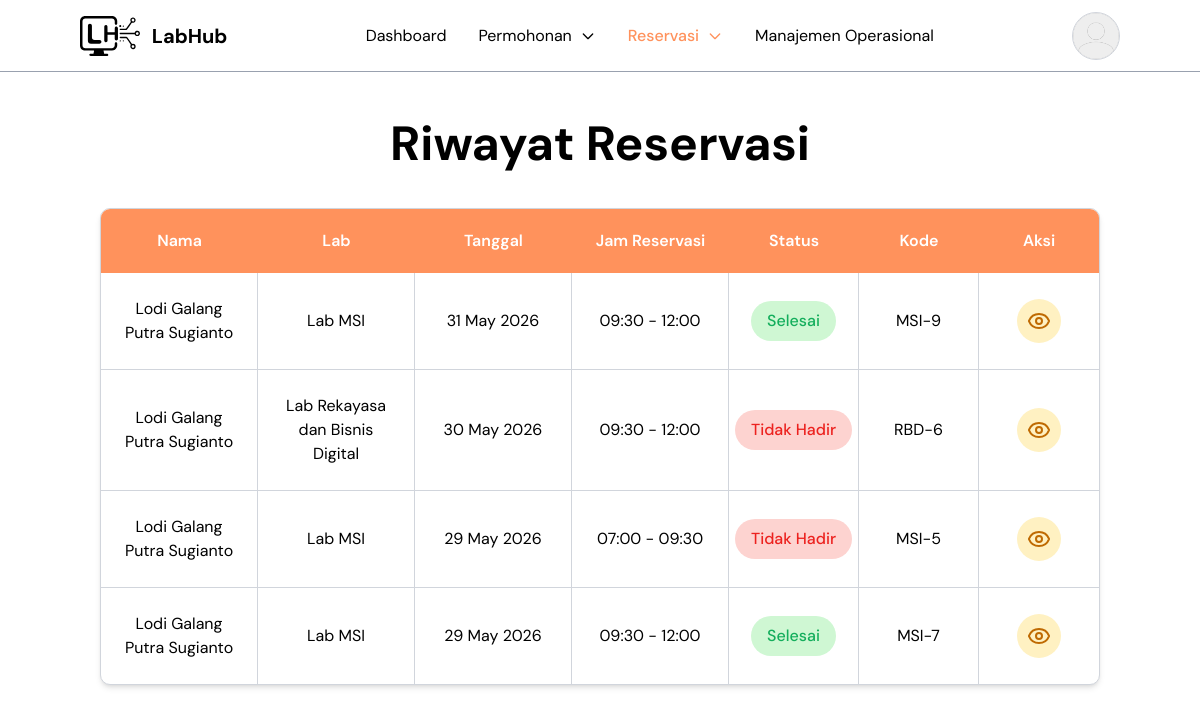
The app's page /admin/index.php?page=riwayat_reservasi (signed in) with its own data.
### tables this page shows
CREATE TABLE `reservasi` (
  `id` int NOT NULL,
  `user_id` int NOT NULL,
  `jadwal_id` int NOT NULL,
  `kode_reservasi` varchar(100) DEFAULT NULL,
  `dosen_penanggung_jawab` varchar(100) NOT NULL,
  `kontak` varchar(30) NOT NULL,
  `keperluan` text NOT NULL,
  `berkas` varchar(255) DEFAULT NULL,
  `status` enum('Pending','Disetujui','Ditolak','Dibatalkan','Belum Ambil Kunci','Sedang Berlangsung','Selesai','Tidak Hadir') DEFAULT 'Pending',
  `created_at` timestamp NULL DEFAULT CURRENT_TIMESTAMP,
  `alasan_pembatalan` text,
  `email_h1_dikirim` datetime DEFAULT NULL
);

CREATE TABLE `users` (
  `id` int NOT NULL,
  `nama` varchar(100) NOT NULL,
  `email` varchar(100) NOT NULL,
  `password` varchar(255) NOT NULL,
  `foto_profile` varchar(255) DEFAULT NULL,
  `role` enum('user','admin') NOT NULL DEFAULT 'user',
  `status` enum('mahasiswa','dosen') NOT NULL,
  `npm` varchar(20) DEFAULT NULL,
  `program_studi_id` int DEFAULT NULL,
  `created_at` timestamp NULL DEFAULT CURRENT_TIMESTAMP,
  `reset_otp` varchar(10) DEFAULT NULL,
  `reset_otp_expired` datetime DEFAULT NULL,
  `reset_token` varchar(255) DEFAULT NULL
);

CREATE TABLE `labs` (
  `id` int NOT NULL,
  `nama_lab` varchar(100) NOT NULL,
  `kode_lab` varchar(10) NOT NULL,
  `kategori` varchar(100) DEFAULT NULL,
  `lokasi` varchar(100) DEFAULT NULL,
  `luas` int DEFAULT NULL,
  `kapasitas` int DEFAULT '0',
  `fasilitas` text,
  `deskripsi` text,
  `gambar` varchar(255) DEFAULT NULL,
  `jam_buka` time NOT NULL,
  `jam_tutup` time NOT NULL,
  `status` enum('Tersedia','Perbaikan','Non-aktif') DEFAULT 'Tersedia',
  `created_at` timestamp NULL DEFAULT CURRENT_TIMESTAMP,
  `slug` varchar(255) DEFAULT NULL
);

CREATE TABLE `jadwal` (
  `id` int NOT NULL,
  `lab_id` int NOT NULL,
  `tanggal` date NOT NULL,
  `sesi` varchar(50) NOT NULL,
  `jam_mulai` time NOT NULL,
  `jam_selesai` time NOT NULL,
  `created_at` timestamp NULL DEFAULT CURRENT_TIMESTAMP
);

### admin/pages/riwayat_reservasi.php (the view, shortened to what this page needs)
<?php
$page = 'riwayat_reservasi';
include __DIR__ . '/../../config/config.php';
$limit = 10;
$pageNumber =
    isset($_GET['p'])
    ? (int) $_GET['p']
    : 1;
$offset =
    ($pageNumber - 1) * $limit;
$stmt =
    mysqli_prepare(
        $conn,
        "SELECT
            reservasi.id,
            reservasi.status,
            reservasi.kode_reservasi,
            users.nama,
            labs.nama_lab,
            jadwal.tanggal,
            jadwal.jam_mulai,
            jadwal.jam_selesai
        FROM reservasi
        JOIN users
        ON reservasi.user_id = users.id
        JOIN jadwal
        ON reservasi.jadwal_id = jadwal.id
        JOIN labs
        ON jadwal.lab_id = labs.id
        WHERE reservasi.status IN (
        'Selesai',
        'Tidak Hadir')
        ORDER BY jadwal.tanggal DESC
        LIMIT ? OFFSET ?"
    );
mysqli_stmt_bind_param(
    $stmt,
    "ii",
    $limit,
    $offset
);
mysqli_stmt_execute(
    $stmt
);
$result =
    mysqli_stmt_get_result(
        $stmt
    );
?>
<section class="mt-20 px-4 sm:px-6 lg:px-25 min-h-screen py-10">
    <div class="flex flex-col gap-10">
        <div class="
            flex
            flex-col
            items-center
            text-center
            gap-3
        ">
            <h1 class="
                text-3xl
                sm:text-4xl
                md:text-5xl
                xl:text-6xl
                font-bold
            ">
                Riwayat Reservasi
            </h1>
        </div>
        <div class="
            border
        border-gray-300
            rounded-[10px]
            overflow-hidden
            bg-white
            md:shadow-md
            w-full
        ">
            <div class="hidden md:block">
                <div class="
                    grid
                    grid-cols-[repeat(4,minmax(0,1fr))_130px_120px_80px]
                    lg:grid-cols-[repeat(4,minmax(0,1fr))_130px_120px_120px]
                    xl:grid-cols-[repeat(4,minmax(0,1fr))_200px_120px_150px]
                    bg-[#FF925C]
                    text-white
                    font-semibold
                ">
                    <div class="
                        py-5
                        px-4
                        text-center
                    ">
                        Nama
                    </div>
                    <div class="
                        py-5
                        px-4
                        text-center
                    ">
                        Lab
                    </div>
                    <div class="
                        py-5
                        px-4
                        text-center
                    ">
                        Tanggal
                    </div>
                    <div class="
                        py-5
                        px-4
                        text-center
                    ">
                        Jam Reservasi
                    </div>
                    <div class="
                        py-5
                        px-4
                        text-center
                    ">
                        Status
                    </div>
                    <div class="
                        py-5
                        px-4
                        text-center
                    ">
                        Kode
                    </div>
                    <div class="
                        py-5
                        px-4
                        text-center
                    ">
                        Aksi
                    </div>
                </div>
                <div class="divide-y divide-gray-300">
                    <?php if (
                        mysqli_num_rows($result)
                        > 0
                    ): ?>
                        <?php while (
                            $item =
                            mysqli_fetch_assoc(
                                $result
                            )
                        ): ?>
                            <?php
                            $statusClass =
                                'bg-[#FDD3D0] text-[#EC221F]';
                            if (
                                $item['status']
                                == 'Selesai'
                            ) {
                                $statusClass =
                                    'bg-[#CFF7D3] text-[#14AE5C]';
                            }
                            ?>
                            <div class="
                                grid
                                grid-cols-[repeat(4,minmax(0,1fr))_130px_120px_80px]
                                lg:grid-cols-[repeat(4,minmax(0,1fr))_130px_120px_120px]
                                xl:grid-cols-[repeat(4,minmax(0,1fr))_200px_120px_150px]
                                items-stretch
                            ">
                                <div class="
                                    py-6
                                    px-4
                                    border-r
                                    border-gray-300
                                    flex
                                    items-center
                                    justify-center
                                    text-center
                                    wrap-break-word
                                ">
                                    <?= htmlspecialchars(
                                        $item['nama']
                                    ) ?>
                                </div>
                                <div class="
                                    py-6
                                    px-4
                                    border-r
                                    border-gray-300
                                    flex
                                    items-center
                                    justify-center
                                    text-center
                                    wrap-break-word
                                ">
                                    <?= htmlspecialchars(
                                        $item['nama_lab']
                                    ) ?>
                                </div>
                                <div class="
                                    py-6
                                    px-4
                                    border-r
                                    border-gray-300
                                    flex
                                    items-center
                                    justify-center
                                    text-center
                                    lg:whitespace-nowrap
                                ">
                                    <?= date(
                                        'd F Y',
                                        strtotime(
                                            $item['tanggal']
                                        )
                                    ) ?>
                                </div>
                                <div class="
                                    py-6
                                    px-4
                                    border-r
                                    border-gray-300
                                    flex
                                    items-center
                                    justify-center
                                    text-center
                                    lg:whitespace-nowrap
                                ">
                                    <?= substr(
                                        $item['jam_mulai'],
                                        0,
                                        5
                                    ) ?>
                                    -
                                    <?= substr(
                                        $item['jam_selesai'],
                                        0,
                                        5
                                    ) ?>
                                </div>
                                <div class="
                                    py-6
                                    px-4
                                    border-r
                                    border-gray-300
                                    flex
                                    justify-center
                                    items-center
                                ">
                                    <div class="
                                        flex
                                        justify-center
                                        items-center
                                        w-full
                                    ">
                                        <span class="
                                            px-4
                                            py-2
                                            rounded-full
                                            font-medium
                                            text-center
                                            whitespace-nowrap
                                            <?= $statusClass ?>
                                        ">
                                            <?php if ($item['status'] == 'Selesai'): ?>
                                                <?= $item['status'] ?>
                                            <?php else: ?>             <?= $item['status'] ?>
                                            <?php endif; ?>
                                        </span>
                                    </div>
                                </div>
                                <div class="
                                                    py-6
                                                    px-4
                                                    border-r
                                                    border-gray-300
                                                    flex
                                                    items-center
                                                    justify-center
                                                    text-center
                                                    break-all
                                                ">
                                    <?= htmlspecialchars(
                                        $item['kode_reservasi']
                                    ) ?>
                                </div>
                                <div class="
                                    py-6
                                    px-4
                                    flex
                                    justify-center
                                    items-center
                                ">
                                    <a href="?page=detail_reservasi&id=<?= $item['id'] ?>&from=<?= $page ?>" class="
                                                    w-8
                                                    h-8
                                                    lg:w-11
                                                    lg:h-11
                                                    rounded-full
                                                    bg-[#FFF1C2]
                                                    flex
                                                    items-center
                                                    justify-center
                                                    hover:opacity-70
                                                ">
                                        <i data-lucide="eye" class="
                                                        text-[#BF6A02]
                                                    ">
                                        </i>
                                    </a>
                                </div>
                            </div>
                        <?php endwhile; ?>
                    <?php endif; ?>
                </div>
            </div>
        </div>
    </div>
</section>

### records on screen
reservasi: user.nama "Lodi Galang Putra Sugianto", labs.nama_lab "Lab MSI", jadwal.tanggal "31 May 2026", jadwal.jam_mulai "09:30", jadwal.jam_selesai "12:00", status "Selesai", kode_reservasi "MSI-9"
reservasi: user.nama "Lodi Galang Putra Sugianto", labs.nama_lab "Lab Rekayasa dan Bisnis Digital", jadwal.tanggal "30 May 2026", jadwal.jam_mulai "09:30", jadwal.jam_selesai "12:00", status "Tidak Hadir", kode_reservasi "RBD-6"
reservasi: user.nama "Lodi Galang Putra Sugianto", labs.nama_lab "Lab MSI", jadwal.tanggal "29 May 2026", jadwal.jam_mulai "07:00", jadwal.jam_selesai "09:30", status "Tidak Hadir", kode_reservasi "MSI-5"
reservasi: user.nama "Lodi Galang Putra Sugianto", labs.nama_lab "Lab MSI", jadwal.tanggal "29 May 2026", jadwal.jam_mulai "09:30", jadwal.jam_selesai "12:00", status "Selesai", kode_reservasi "MSI-7"
